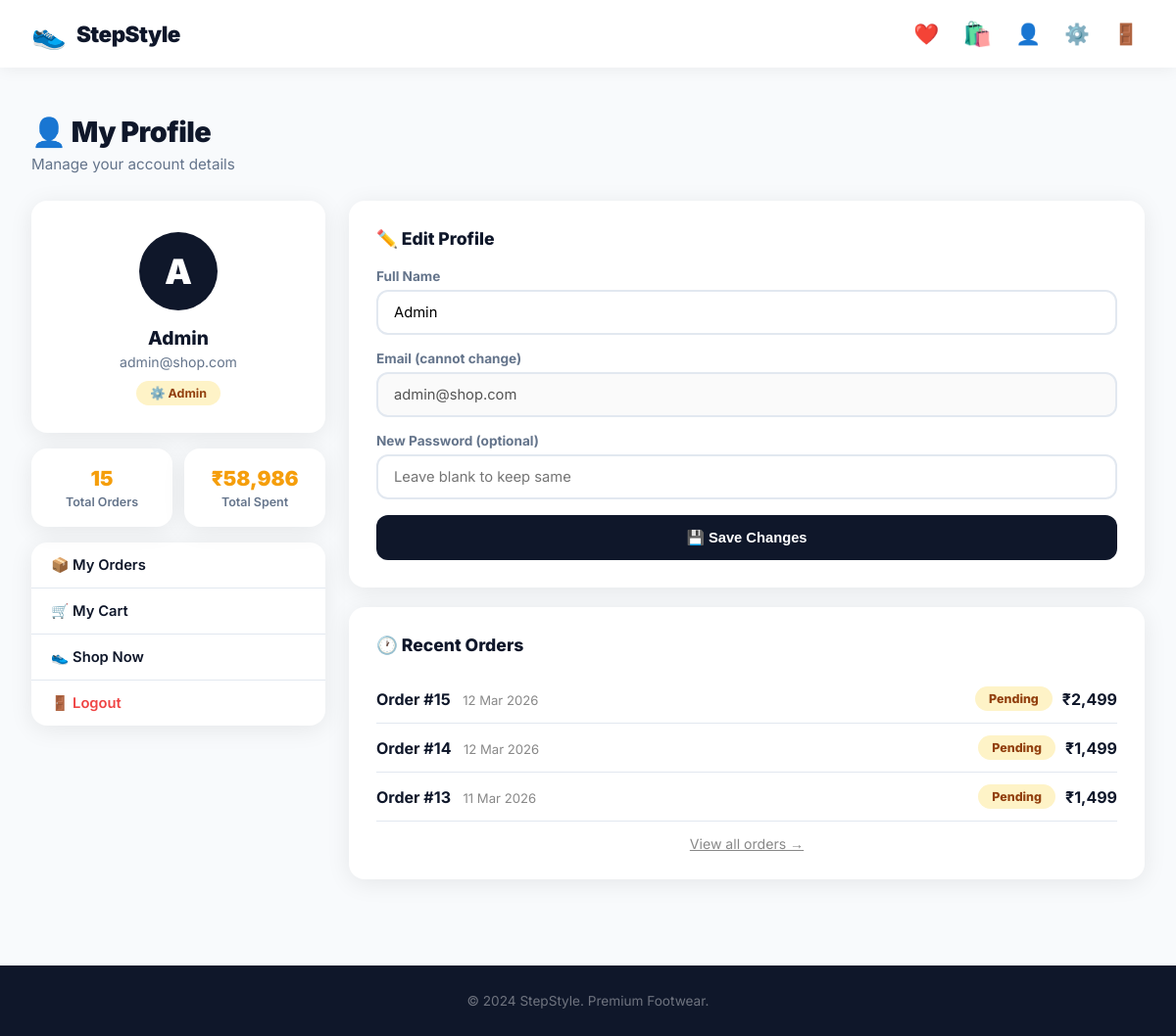
The app's page /profile (signed in), older data.
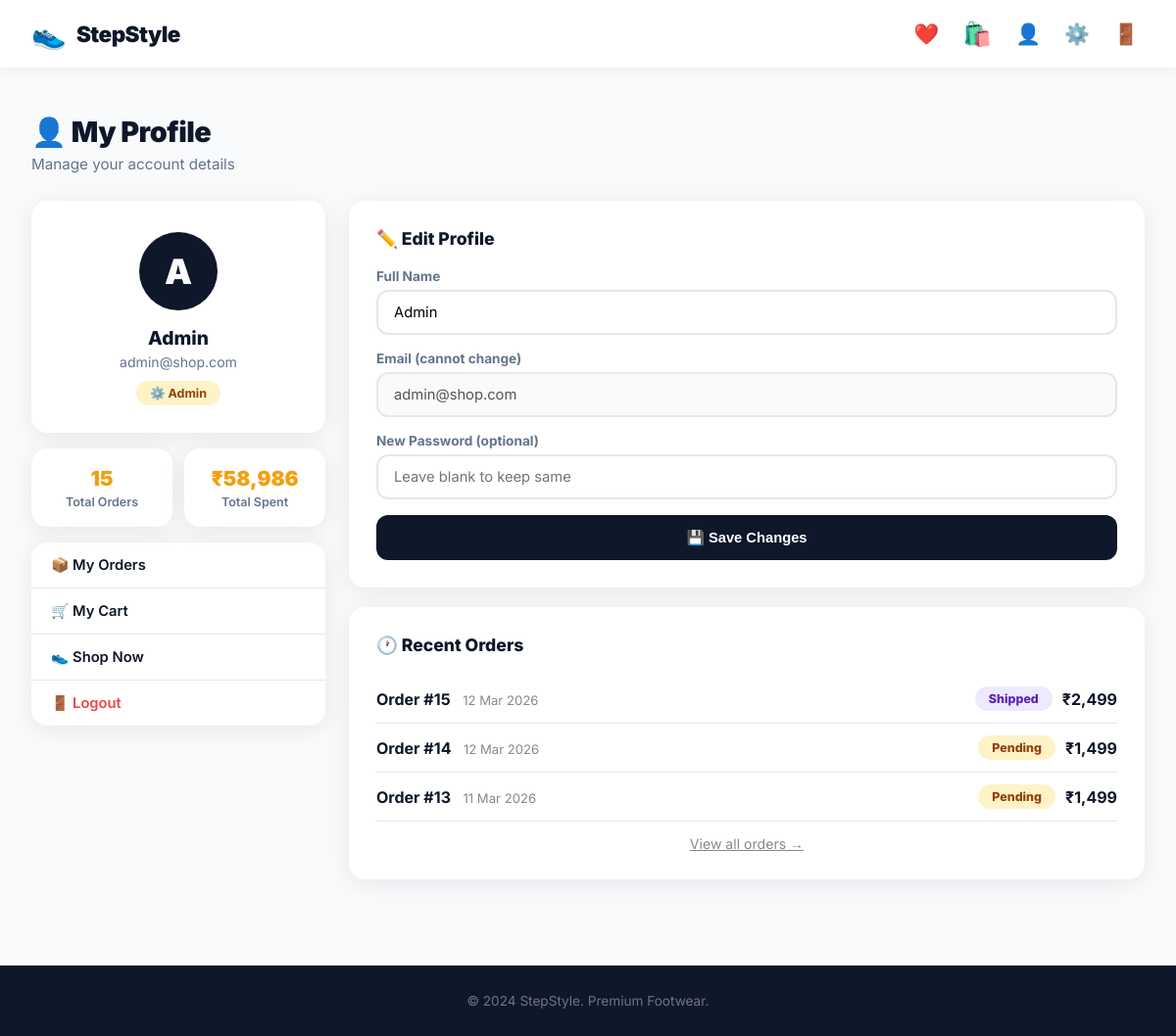
The same page, newer data.
### app.py (models this page shows)
class Order(db.Model):
    id = db.Column(db.Integer, primary_key=True)
    user_id = db.Column(db.Integer)
    items = db.Column(db.Text)
    total = db.Column(db.Float)
    status = db.Column(db.String(50), default='Pending')
    address = db.Column(db.Text)
    date = db.Column(db.DateTime, default=datetime.utcnow)

### app.py (the view)
@app.route('/profile')
def profile():
    if 'user_id' not in session:
        return redirect(url_for('login'))
    user = User.query.get(session['user_id'])
    orders = Order.query.filter_by(user_id=session['user_id']).all()
    total_spent = sum(o.total for o in orders)
    return render_template('profile.html', user=user,
                           orders=orders, total_spent=total_spent)

### app.py (called while the page is built)
def get_cart():
    return session.get('cart', {})

def cart_count():
    return sum(i['qty'] for i in get_cart().values())

### templates/profile.html (shortened to what the changed rows need)
{% extends 'base.html' %}
{% block content %}
<div class="section">
    <h2 class="section-title">👤 My Profile</h2>
    <div class="profile-layout">
        <div class="profile-right">
            <div class="profile-form-card" style="margin-top:20px;">
                {% if orders %}
                {% for order in orders[-3:]|reverse %}
                <div class="mini-order">
                    <div>
                        <strong>Order #{{ order.id }}</strong>
                        <span style="color:#888;font-size:0.82rem;margin-left:8px;">
                            {{ order.date.strftime('%d %b %Y') }}
                        </span>
                    </div>
                    <div style="display:flex;align-items:center;gap:10px;">
                        <span class="status {{ order.status|lower }}">{{ order.status }}</span>
                        <strong>₹{{ "{:,.0f}".format(order.total) }}</strong>
                    </div>
                </div>
                {% endfor %}
                {% else %}
                <div class="empty" style="padding:30px;">
                    <p>No orders yet!</p>
                    <a href="{{ url_for('products') }}" class="btn" style="margin-top:10px;">Shop Now</a>
                </div>
                {% endif %}
            </div>
        </div>
    </div>
</div>
{% endblock %}

Row changes from the older to the newer data that the page shows:
changed Order id 15: status "Pending" → "Shipped"
